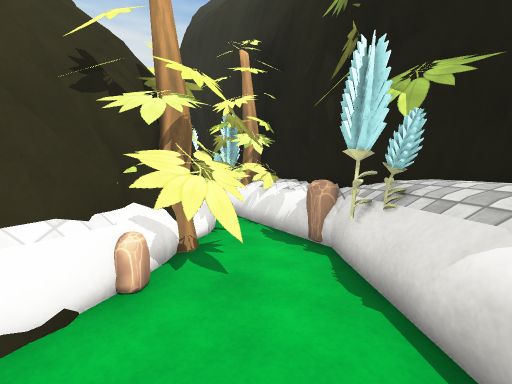
View 1 (above)

16 first-person views from a walk through a Unity game level. The camera is 1.3 m above the floor, tilts 4° down and sees 90° across. The floor is counted in squares, 1 m on a side. Each view is taken from the middle of a square. On the plan, view 1 faces up. The plan holds only what a view shows up to about 13 squares ahead; the rest is blank. The place goes on beyond the plan. The player character is not drawn. Some surface patterns are stand-ins.

View 2
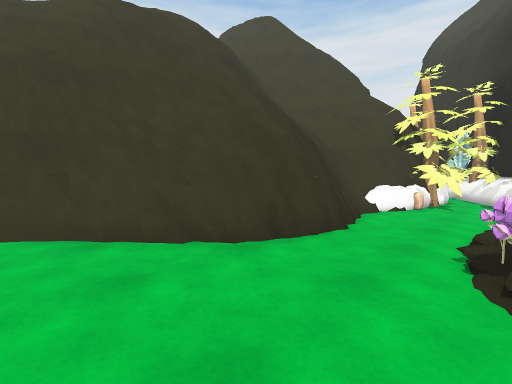

View 3
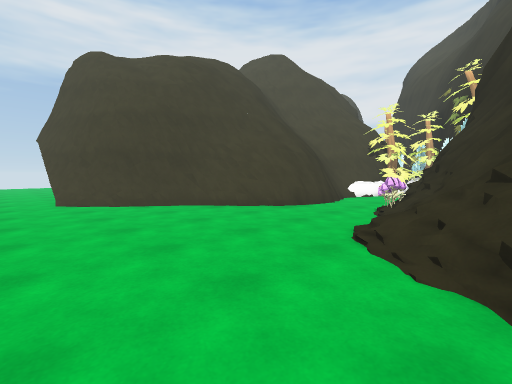

View 4
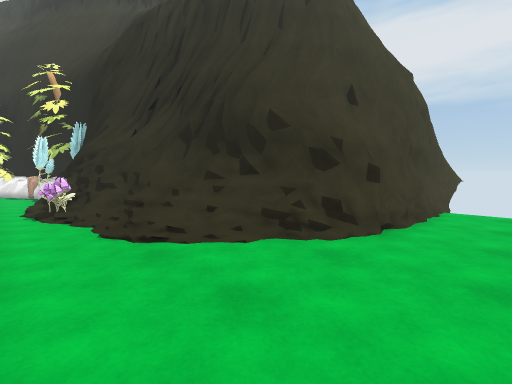

View 5
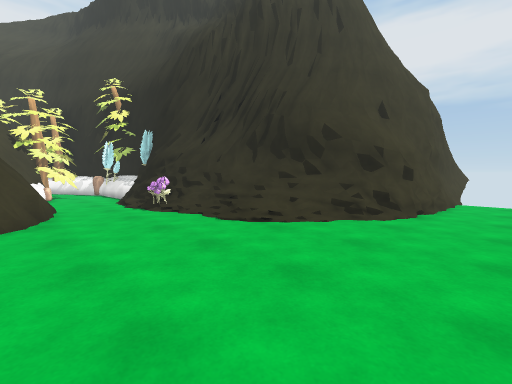

View 6
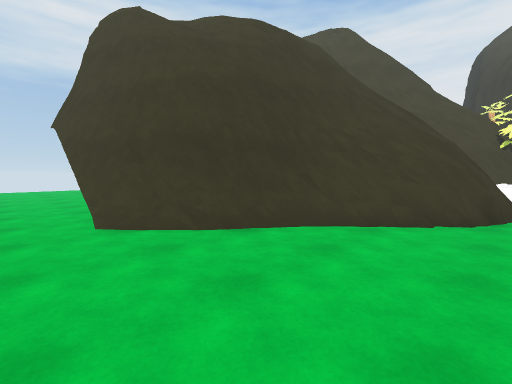

View 7
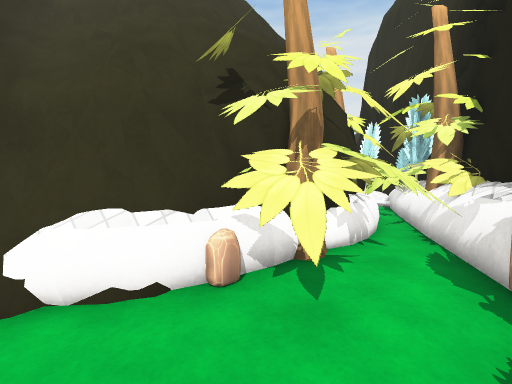

View 8
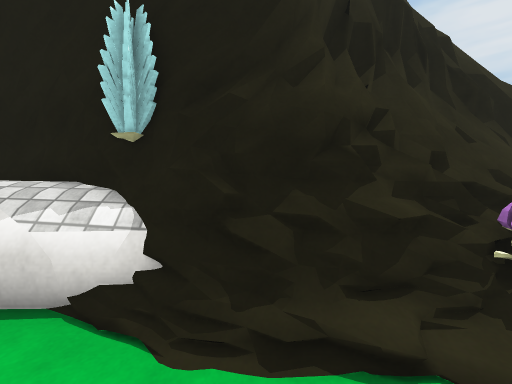

View 9
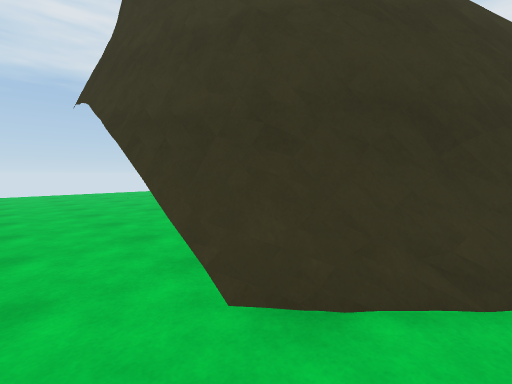

View 10
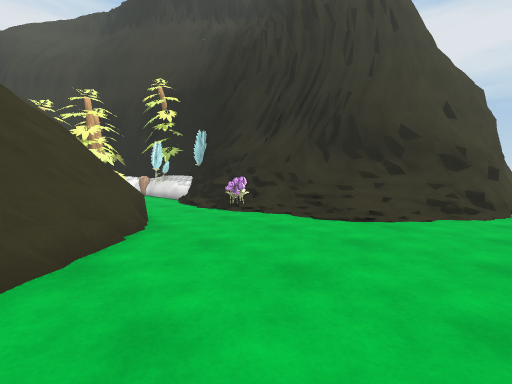

View 11
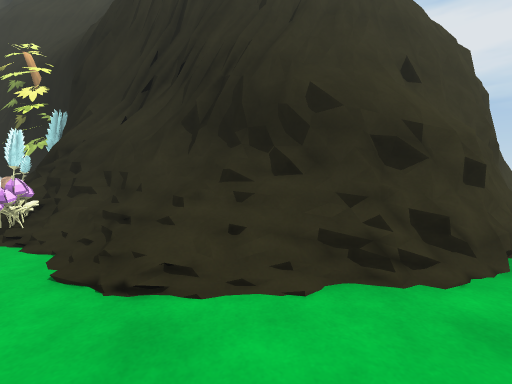

View 12
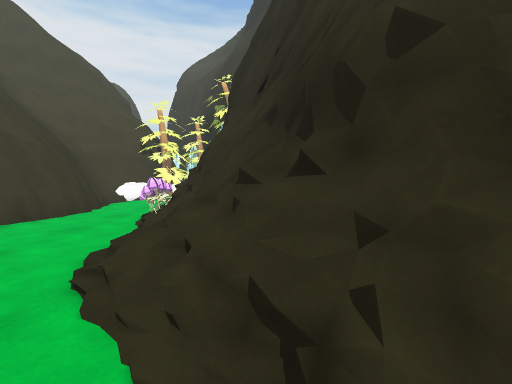

View 13
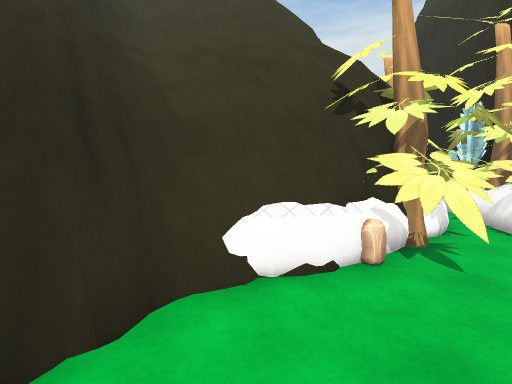

View 14
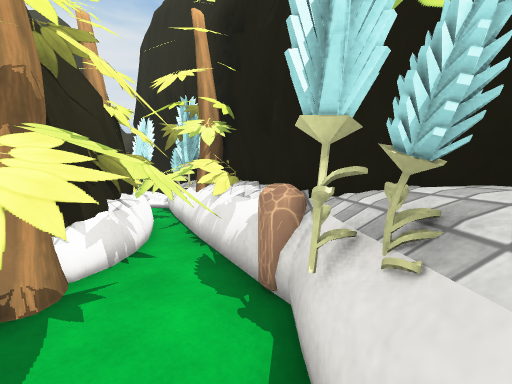

View 15
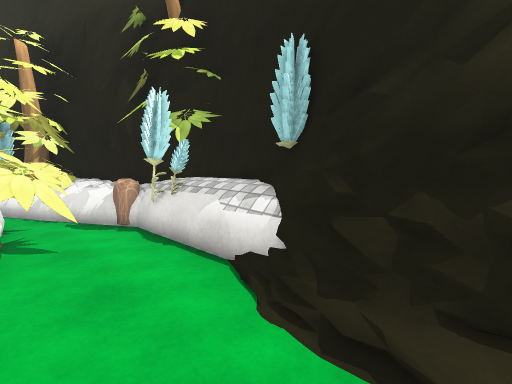

View 16
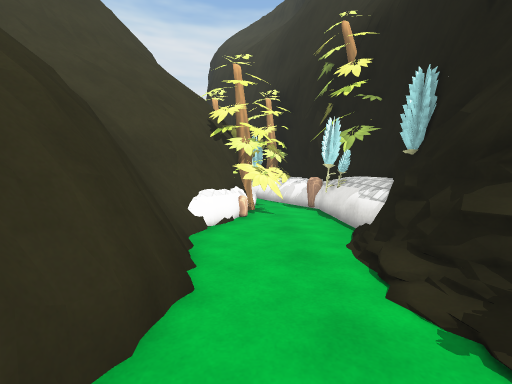

### Floor plan
Key: @ floor where view 1 was taken; # wall or solid block; . main floor; : floor 0.5 m higher than the main floor; + floor 1 m higher than the main floor; * floor 1.5 m higher than the main floor; / step, stairs or slope; = window, fence, low wall or low ledge; ^ raised ledge; F flower; T tree; H thing the floor can be seen under or through; O other object.
Columns run from 24 left of view 1 to 11 right of it. Each row starts with its distance up from view 1.
 14                     #
 13                     O#
 12                      ##
 11                       #
 10                      FFFT
  9                       TFT
  8                      TTTTT
  7                      T#TT#
  6                       TTT##T
  5                       #TTO#T
  4                      TTTT.##
  3                       #TT.##
  2                     .=# ..^#
  1                     ##=...^#
  0                     ##..@.##
 -1                     .#=..=#=
 -2                     .##..=#=
 -3                     .##..##=
 -4                    ..#=..F#=.
 -5                   ..##....:#.
 -6                   .##...../##
 -7                   #=....../=*.
 -8     ...          ##.......//+#
 -9     ......      ##.........//H.
-10   .O ........  ##............=HH.
-11  ...   .....####..............=H####
-12 ...................................
-13 ...................................

Where each view was taken, in squares from view 1:
view 1: 0 up, 0 right, facing up
view 2: 8 down, 1 right, facing up-left
view 3: 13 down, 4 right, facing up-left
view 4: 13 down, 0 right, facing up-right
view 5: 13 down, 3 left, facing up-right
view 6: 13 down, 2 left, facing up-left
view 7: 1 up, 1 right, facing up-left
view 8: 1 down, 1 left, facing right
view 9: 13 down, 7 left, facing up-left
view 10: 11 down, 5 left, facing up-right
view 11: 11 down, 1 right, facing up-right
view 12: 11 down, 4 right, facing up
view 13: 1 down, 0 right, facing up-left
view 14: 2 up, 1 right, facing up
view 15: 2 down, 1 left, facing up-right
view 16: 5 down, 1 left, facing up
